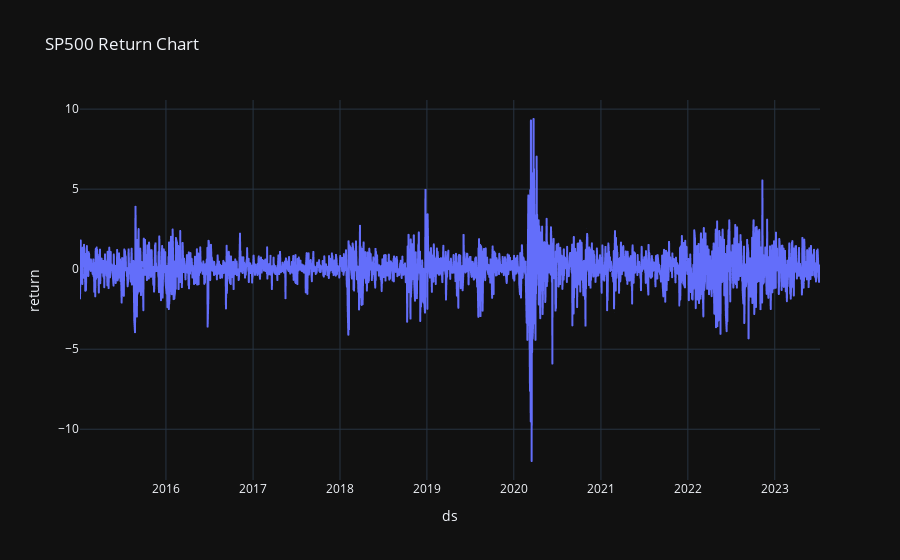

Source (notebook cell):
### Code cell
import plotly.express as px
fig = px.line(df, x=df["ds"], y="return",title="SP500 Return Chart",template = "plotly_dark")
fig.show()

### Figure 1 — Plotly figure (JSON) as saved in the notebook; plotly's stock layout.template omitted (floating-point values rounded to 4 significant figures; data arrays with more than 128 entries replaced by an {"elided": "..."} marker saying what was removed)
{"data": [{"hovertemplate": "ds=%{x}<br>return=%{y}<extra></extra>", "legendgroup": "", "line": {"color": "#636efa", "dash": "solid"}, "marker": {"symbol": "circle"}, "mode": "lines", "name": "", "showlegend": false, "type": "scattergl", "x": {"elided": "2142 str values"}, "xaxis": "x", "y": {"elided": "2142 float values"}, "yaxis": "y"}], "layout": {"legend": {"tracegroupgap": 0}, "title": {"text": "SP500 Return Chart"}, "xaxis": {"anchor": "y", "domain": [0, 1], "title": {"text": "ds"}}, "yaxis": {"anchor": "x", "domain": [0, 1], "title": {"text": "return"}}}}
